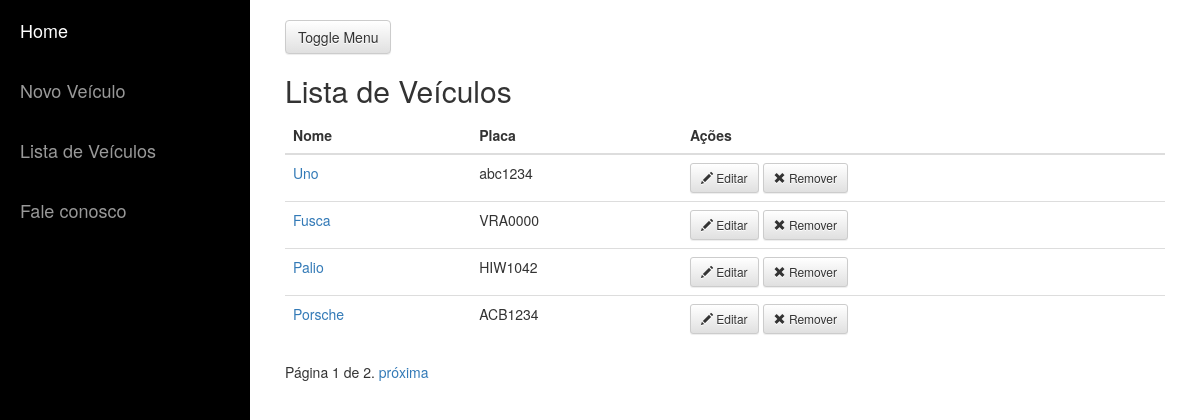
Page /resources/vehicles on the earlier database version.
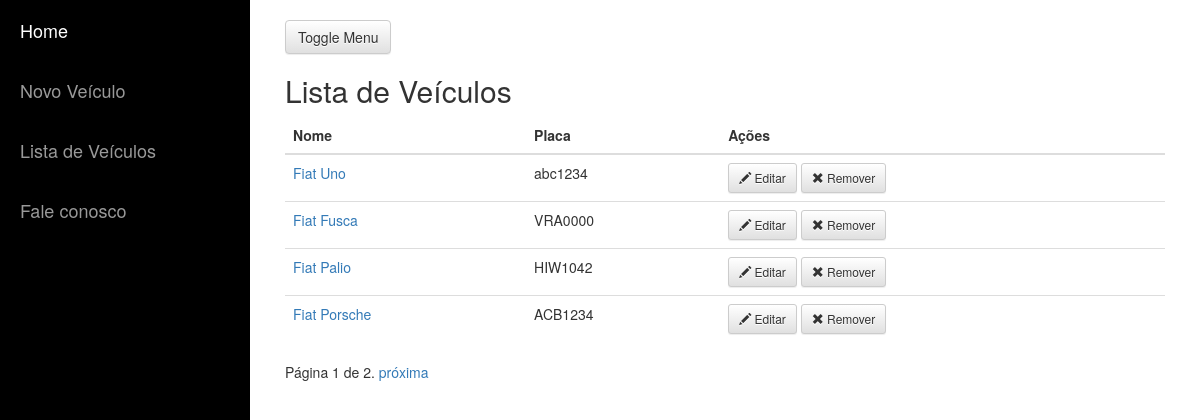
Same page on the later database version.
### resources/models.py (models this page shows, shortened)
class Vehicle(models.Model):
    name = models.CharField(verbose_name='Nome', max_length=30) # verbose_name: label no admin
    description = models.TextField(null=True, blank=True)
    vendor = models.IntegerField(null=True)
    license_plate = models.CharField(max_length=7, default='')
    manufacture_year = models.DateField(default=date.today())
    is_active = models.BooleanField(default=True)
    manufacturer = models.ForeignKey('Manufacturer', null=True)
    usecontrols = models.ManyToManyField(Driver, through='UseControl')

### resources/views.py (the view)
class VehicleListView(ListView):
    model = Vehicle
    template_name = 'vehicle_list.html'
    context_object_name = 'vehicle_list'
    paginate_by = 4
    def get_queryset(self):
        dict_params = self.request.GET
        qs = Vehicle.objects.filter(is_active=True)
        qs = qs.filter(manufacture_year__gt=date(2012,1,1))
        qs = qs.order_by('-license_plate')
        return qs

### fleet_control/templates/vehicle_list.html (shortened to what this page needs)
{% extends "base.html" %}
{% block content %}
  <h2>Lista de Veículos </h2>
  <table class="table">
      <thead>
          <tr>
            <th>Nome</th>
            <th>Placa</th>
            <th>Ações</th>
          </tr>
      </thead>
      <tbody>
          {% for vehicle in vehicle_list %}
          <tr>
              <td>
                <a style="text-decoration=none" href="{% url "vehicle_detail" vehicle.id %}">{{ vehicle.name }}</a>
              </td>
              <td>
                {{ vehicle.license_plate }}
              </td>
              <td>
                <a href="{% url "vehicle_update" vehicle.id %}">
                  <button type="button" class="btn btn-default btn-sm">
                    <span class="glyphicon glyphicon-pencil"></span> Editar
                  </button>
                </a>
                <a href="{% url "vehicle_delete" vehicle.id %}">
                  <button type="button" class="btn btn-default btn-sm">
                    <span class="glyphicon glyphicon-remove"></span> Remover
                  </button>
                </a>
              </td>
          </tr>
          {% endfor %}
      </tbody>
  </table>
  {% if is_paginated %}
  <div class="paginacao">
      <span class="paginacao-links">
          <span class="page-current">
              P&aacute;gina {{ page_obj.number }} de {{ page_obj.paginator.num_pages }}.
          </span>
          {% if page_obj.has_next %}
          <a href="?page={{ page_obj.next_page_number }}">pr&oacute;xima</a>
          {% endif %}
      </span>
  </div>
  {% endif %}
{% endblock %}

### fleet_control/templates/base.html (shortened to what this page needs)
{% load static %}
<!DOCTYPE html>
<html lang="pt-br">
<head>
    <link href="{{ STATIC_URL }}bootstrap/css/bootstrap.min.css" rel="stylesheet" media="screen">
    <link href="{{ STATIC_URL }}bootstrap/css/bootstrap-theme.min.css" rel="stylesheet" media="screen">
    <link href="{{ STATIC_URL }}bootstrap/css/simple-sidebar.css" rel="stylesheet">
</head>
<body>
    <div id="wrapper">
        <div id="sidebar-wrapper">
            {% block sidebar %}
            <ul class="sidebar-nav">
                <li class="sidebar-brand" class="active">
                    <a href="/">Home</a>
                    <a href="{% url "vehicle_add" %}">Novo Veículo</a>
                    <a href="{% url "vehicle_list" %}">Lista de Veículos</a>
                    <a href="{% url "send_mail" %}">Fale conosco</a>
                </li>
            </ul>
            {% endblock %}
        </div>
        <div id="page-content-wrapper">
            <div class="container-fluid">
                <div class="row">
                    <div class="col-lg-12">
                        <a href="#menu-toggle" class="btn btn-default" id="menu-toggle">Toggle Menu</a>
                        <p>{% block content%}{% endblock %}</p>
                    </div>
                </div>
            </div>
        </div>
    </div>
</body>
</html>

Differences in the rows shown:
changed Vehicle "abc1234": name "Uno" → "Fiat Uno"
changed Vehicle "VRA0000": name "Fusca" → "Fiat Fusca"
changed Vehicle "HIW1042": name "Palio" → "Fiat Palio"
changed Vehicle "ACB1234": name "Porsche" → "Fiat Porsche"
